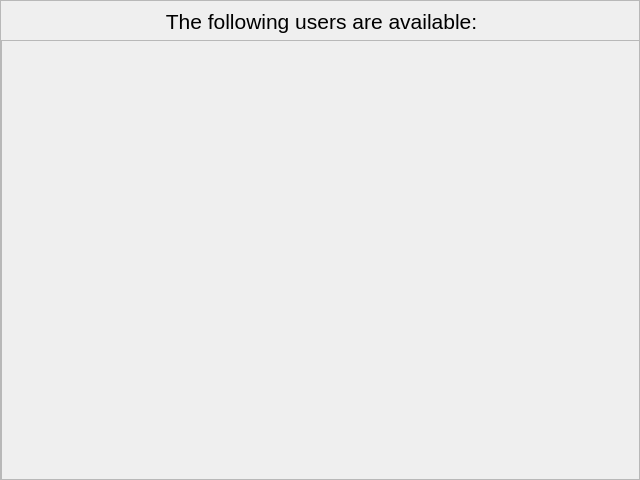
<?xml version="1.0" encoding="UTF-8"?>
<ui version="4.0">
 <class>users_page</class>
 <widget class="QDialog" name="users_page">
  <property name="geometry">
   <rect>
    <x>0</x>
    <y>0</y>
    <width>640</width>
    <height>480</height>
   </rect>
  </property>
  <property name="cursor">
   <cursorShape>CrossCursor</cursorShape>
  </property>
  <property name="windowTitle">
   <string>Dialog</string>
  </property>
  <widget class="QScrollArea" name="users_scroll_area">
   <property name="geometry">
    <rect>
     <x>0</x>
     <y>0</y>
     <width>640</width>
     <height>480</height>
    </rect>
   </property>
   <property name="palette">
    <palette>
     <active>
      <colorrole role="Base">
       <brush brushstyle="SolidPattern">
        <color alpha="255">
         <red>173</red>
         <green>127</green>
         <blue>168</blue>
        </color>
       </brush>
      </colorrole>
     </active>
     <inactive>
      <colorrole role="Base">
       <brush brushstyle="SolidPattern">
        <color alpha="255">
         <red>173</red>
         <green>127</green>
         <blue>168</blue>
        </color>
       </brush>
      </colorrole>
     </inactive>
     <disabled/>
    </palette>
   </property>
   <property name="widgetResizable">
    <bool>true</bool>
   </property>
   <widget class="QWidget" name="scrollAreaWidgetContents">
    <property name="geometry">
     <rect>
      <x>0</x>
      <y>0</y>
      <width>638</width>
      <height>478</height>
     </rect>
    </property>
    <property name="cursor">
     <cursorShape>CrossCursor</cursorShape>
    </property>
    <widget class="QListWidget" name="users_list">
     <property name="geometry">
      <rect>
       <x>0</x>
       <y>39</y>
       <width>640</width>
       <height>441</height>
      </rect>
     </property>
     <property name="palette">
      <palette>
       <active>
        <colorrole role="Base">
         <brush brushstyle="SolidPattern">
          <color alpha="0">
           <red>191</red>
           <green>64</green>
           <blue>64</blue>
          </color>
         </brush>
        </colorrole>
       </active>
       <inactive>
        <colorrole role="Base">
         <brush brushstyle="SolidPattern">
          <color alpha="0">
           <red>191</red>
           <green>64</green>
           <blue>64</blue>
          </color>
         </brush>
        </colorrole>
       </inactive>
       <disabled/>
      </palette>
     </property>
     <property name="font">
      <font>
       <pointsize>14</pointsize>
      </font>
     </property>
     <property name="acceptDrops">
      <bool>false</bool>
     </property>
     <property name="autoFillBackground">
      <bool>false</bool>
     </property>
     <property name="autoScroll">
      <bool>false</bool>
     </property>
     <property name="textElideMode">
      <enum>Qt::ElideMiddle</enum>
     </property>
     <property name="flow">
      <enum>QListView::TopToBottom</enum>
     </property>
     <property name="layoutMode">
      <enum>QListView::Batched</enum>
     </property>
     <property name="spacing">
      <number>1</number>
     </property>
     <property name="viewMode">
      <enum>QListView::ListMode</enum>
     </property>
     <property name="uniformItemSizes">
      <bool>true</bool>
     </property>
     <property name="batchSize">
      <number>100</number>
     </property>
     <property name="wordWrap">
      <bool>false</bool>
     </property>
    </widget>
    <widget class="QLabel" name="label_2">
     <property name="geometry">
      <rect>
       <x>0</x>
       <y>0</y>
       <width>640</width>
       <height>480</height>
      </rect>
     </property>
     <property name="text">
      <string/>
     </property>
     <property name="pixmap">
      <pixmap>../../Desktop/background.png</pixmap>
     </property>
     <property name="scaledContents">
      <bool>false</bool>
     </property>
     <property name="wordWrap">
      <bool>false</bool>
     </property>
     <property name="openExternalLinks">
      <bool>false</bool>
     </property>
    </widget>
    <widget class="QLabel" name="label_3">
     <property name="geometry">
      <rect>
       <x>100</x>
       <y>-20</y>
       <width>441</width>
       <height>81</height>
      </rect>
     </property>
     <property name="palette">
      <palette>
       <active>
        <colorrole role="Base">
         <brush brushstyle="SolidPattern">
          <color alpha="255">
           <red>0</red>
           <green>0</green>
           <blue>0</blue>
          </color>
         </brush>
        </colorrole>
       </active>
       <inactive>
        <colorrole role="Base">
         <brush brushstyle="SolidPattern">
          <color alpha="255">
           <red>0</red>
           <green>0</green>
           <blue>0</blue>
          </color>
         </brush>
        </colorrole>
       </inactive>
       <disabled/>
      </palette>
     </property>
     <property name="font">
      <font>
       <pointsize>10</pointsize>
      </font>
     </property>
     <property name="text">
      <string>&lt;html&gt;&lt;head/&gt;&lt;body&gt;&lt;p&gt;&lt;span style=&quot; font-size:16pt;&quot;&gt;The following users are available:&lt;/span&gt;&lt;/p&gt;&lt;/body&gt;&lt;/html&gt;</string>
     </property>
     <property name="alignment">
      <set>Qt::AlignCenter</set>
     </property>
     <property name="wordWrap">
      <bool>false</bool>
     </property>
    </widget>
    <widget class="QPushButton" name="logout_button">
     <property name="geometry">
      <rect>
       <x>0</x>
       <y>0</y>
       <width>51</width>
       <height>41</height>
      </rect>
     </property>
     <property name="text">
      <string/>
     </property>
     <property name="icon">
      <iconset theme="dialog-password"/>
     </property>
     <property name="iconSize">
      <size>
       <width>51</width>
       <height>49</height>
      </size>
     </property>
     <property name="flat">
      <bool>true</bool>
     </property>
    </widget>
    <zorder>label_2</zorder>
    <zorder>users_list</zorder>
    <zorder>label_3</zorder>
    <zorder>logout_button</zorder>
   </widget>
  </widget>
 </widget>
 <resources/>
 <connections/>
</ui>
